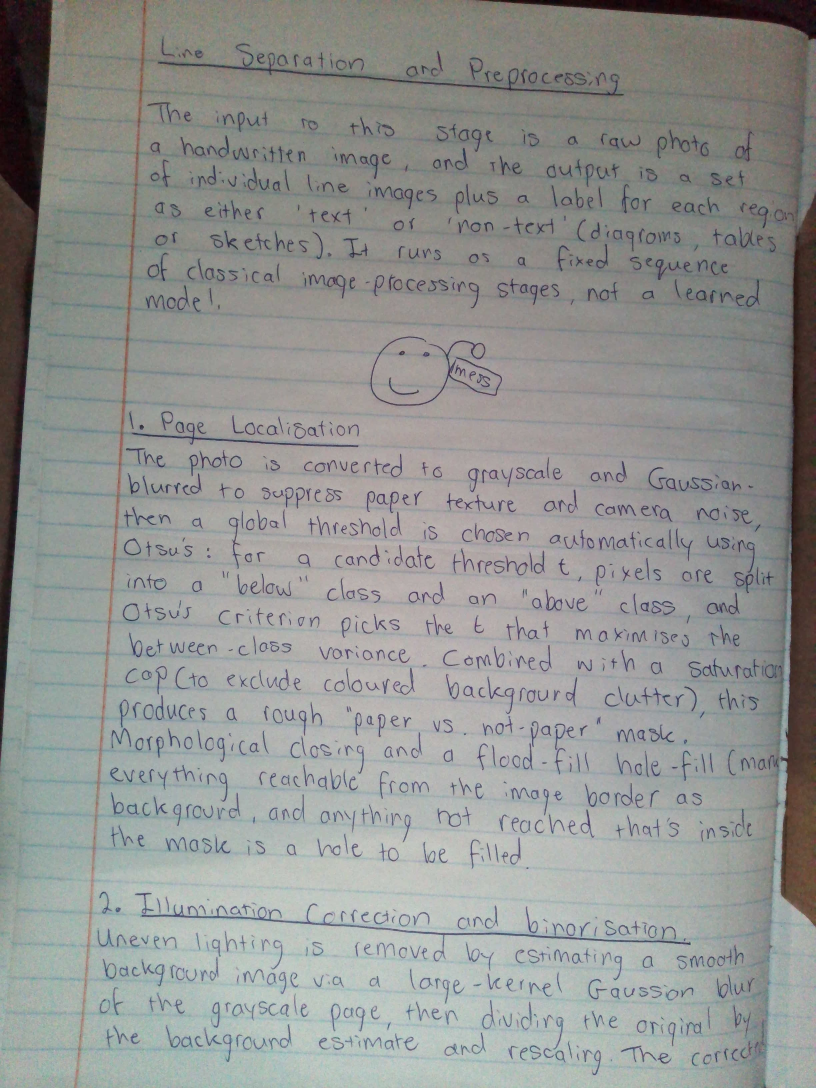
#> input picture Software/CNN/MyHandwriting/pages/page1.jpg, 2448 x 3264 px (shown at 1/3 size)
$ python -i generate_boxes_and_labels.py   (imports and definitions only)
#> lines starting #> are read from the running program, lines starting #| are printed output that depends on the picture; after the words box and inside, x2 and y2 are one past the last pixel; in counts of white or black regions, pixels touching at a corner belong together
"""
Interactive: asks how many author folders to process, then for each page
in those folders generates:
  <author>_<page>_preview.png  -- full page image with numbered red boxes
                                   around each detected handwriting line
  <author>_<page>_labels.txt   -- one line of TEXT per detected line
                                   (same line order as the numbered boxes),
                                   generated using the width-based DP
                                   alignment method (proven on folder 150
                                   at ~89% exact-line match, no LLM, no
                                   handwriting OCR -- see prior discussion)

READ-ONLY against your real dataset -- nothing here overwrites or deletes
any existing _labels.txt in IAMpages671. Output goes to a separate review
folder so you can inspect results before deciding to run this for real
across the dataset.

Standalone: no local imports, only numpy/PIL/pytesseract (need installing,
same as other scripts here).

Usage:
    python generate_boxes_and_labels.py
        (prompts: "How many author folders? ")
    python generate_boxes_and_labels.py --num-folders 10
    python generate_boxes_and_labels.py --num-folders 10 --out my_review_folder
    python generate_boxes_and_labels.py --num-folders 10 --include-150
"""

import argparse
import os
import re
from pathlib import Path

import numpy as np
from PIL import Image, ImageDraw
import pytesseract

if os.name == 'nt':
    pytesseract.pytesseract.tesseract_cmd = r'C:\Program Files\Tesseract-OCR\tesseract.exe'


# =====================================================================
# Shared low-level pieces
# =====================================================================
def OtsuThreshold(grayImg):
    hist, _ = np.histogram(grayImg, bins=256, range=(0, 256))
    total = grayImg.size
    currentMax, bestThresh, sumB, sum1, wB = 0, 0, 0, np.dot(np.arange(256), hist), 0
    for t in range(256):
        wB += hist[t]
        if wB == 0: continue
        wF = total - wB
        if wF == 0: break
        sumB += t * hist[t]
        mB = sumB / wB
        mF = (sum1 - sumB) / wF
        varBetween = wB * wF * ((mB - mF) ** 2)
        if varBetween > currentMax:
            currentMax = varBetween
            bestThresh = t
    return (grayImg < bestThresh).astype(np.uint8) * 255


def LongestRun(boolRow):
    inkCols = np.where(boolRow)[0]
    if len(inkCols) == 0:
        return 0
    gaps = np.where(np.diff(inkCols) > 1)[0]
    starts = np.concatenate(([0], gaps + 1))
    ends = np.concatenate((gaps, [len(inkCols) - 1]))
    return int(np.max(inkCols[ends] - inkCols[starts] + 1))


def ClusterRows(rows, maxGap=5):
    if not rows:
        return []
    clusters, currGroup = [], [rows[0]]
    for i in range(1, len(rows)):
        if rows[i] <= rows[i - 1] + maxGap:
            currGroup.append(rows[i])
        else:
            clusters.append(int(np.mean(currGroup)))
            currGroup = [rows[i]]
    clusters.append(int(np.mean(currGroup)))
    return clusters


def FindRuleLineClusters(binaryImg, rawGrayscaleArray=None):
    h, w = binaryImg.shape
    ruleRows = []
    lineSource = rawGrayscaleArray if rawGrayscaleArray is not None else binaryImg
    for r in range(h):
        if rawGrayscaleArray is not None:
            row = lineSource[r, :] < 225
        else:
            row = lineSource[r, :] > 0
        if not np.any(row): continue
        if LongestRun(row) > w * 0.25 and np.sum(row) > w * 0.10:
            ruleRows.append(r)
    if not ruleRows:
        return []
    return ClusterRows(ruleRows, maxGap=8)


def DetectPageBounds(binaryImg, rawGrayscaleArray=None):
    h, w = binaryImg.shape
    clusters = FindRuleLineClusters(binaryImg, rawGrayscaleArray)
    topCandidates = [c for c in clusters if h * 0.12 < c < h * 0.40]
    botCandidates = [c for c in clusters if h * 0.55 < c < h * 0.92]
    topY = topCandidates[-1] + 8 if topCandidates else int(h * 0.12)
    botY = botCandidates[0] - 8 if botCandidates else int(h * 0.80)
    return topY, botY


def DetectHeaderTopY(binaryImg, rawGrayscaleArray, topY):
    h, _w = binaryImg.shape
    clusters = FindRuleLineClusters(binaryImg, rawGrayscaleArray)
    candidates = [c for c in clusters if h * 0.04 < c < (topY - 8)]
    if candidates:
        return max(candidates) + 8
    return int(h * 0.115)


def ExtractPrintedGroundTruth(rawGrayscaleArray, topY, headerTopY=None):
    h, w = rawGrayscaleArray.shape
    y1 = headerTopY if headerTopY is not None else int(h * 0.115)
    y2 = max(y1 + 10, topY - 8)
    x1 = int(w * 0.06)
    x2 = int(w * 0.94)
    printedRegion = rawGrayscaleArray[y1:y2, x1:x2]
    try:
        rawText = pytesseract.image_to_string(printedRegion, config='--psm 6')
        cleanText = rawText.replace('\n', ' ').strip()
        cleanText = re.sub(r'\bSentence\s+Database\b', ' ', cleanText, flags=re.IGNORECASE)
        cleanText = re.sub(r'\b[A-Z]?\d{2}-\d{3}[a-z]?\b', ' ', cleanText)
        cleanText = cleanText.replace('|', ' ').replace(' j ', ' ')
        words = [w.strip() for w in cleanText.split() if w.strip()]
        return words
    except Exception as e:
        print(f"  [OCR Warning] Could not extract printed text: {e}")
        return []


# [88 lines left out: functions RemoveStraightFormLines, MergeUndersizedFragments, GetRawInkRuns, OtsuThreshold1D, MergeRunsByThreshold, not called in this run]


# =====================================================================
# Approximate per-character widths (for word-width estimation and for
# choosing exactly where to split a word that gets hyphenated across a
# line break)
# =====================================================================
_NARROW = {'i': 0.28, 'j': 0.32, 'l': 0.30, 'f': 0.38, 't': 0.38, 'r': 0.42}
_PUNCT_WIDTHS = {
    '.': 0.28, ',': 0.28, "'": 0.24, '-': 0.35, '"': 0.4,
    '\u2019': 0.24, '\u2018': 0.24, '\u201c': 0.4, '\u201d': 0.4,
    '(': 0.32, ')': 0.32, ';': 0.28, ':': 0.28,
}
_WIDE_LOWER = {'m': 0.92, 'w': 0.88}
_WIDE_UPPER = {'M': 1.0, 'W': 1.0}


# [12 lines left out: function CharWidth, not called in this run]


def WordWidthUnits(word):
    return sum(CharWidth(c) for c in word) if word else 0.0


# [132 lines left out: functions SplitWordByWidthFraction, AlignWordsToLines, not called in this run]


# =====================================================================
# Full page processing: line boxes (preview image) + alignment labels
# =====================================================================
def ProcessPage(imgPath):
#> called with imgPath = 'MyHandwriting/pages/page1.jpg'
    rawImage = Image.open(imgPath)
#> rawImage is the input picture: PIL image 2448x3264 RGB; mean R, G, B 146.2, 148.1, 145.7
    RawGrayscaleArray = np.array(rawImage.convert('L'))
    h, w = RawGrayscaleArray.shape
#> h = 3264; w = 2448

    BinaryInvertedImage = OtsuThreshold(RawGrayscaleArray)
#> in OtsuThreshold, `hist, _ = np.histogram(grayImg, bins=256, range=(0, 256))`: hist = 256 values, max 158267 at index 139, min 0 at index 0, mean 31212
#> in OtsuThreshold, `currentMax, bestThresh, sumB, sum1, wB = 0, 0, 0, np.dot(np.arange(256..`: currentMax = 0; sum1 = 1176593724; wB = 0
#> the loop in OtsuThreshold, `for t in range(256):` made 234 passes
#> (wB, wF, sumB, mB, mF, currentMax) on passes 4 to 15: (12, 7990260, 36, 3, 147.3, 2e+12), (68, 7990204, 260, 3.82, 147.3, 1.12e+13), (186, 7990086, 850, 4.57, 147.3, 3.03e+13), (373, 7989899, 1972, 5.29, 147.3, 6.01e+13), (802, 7989470, 4975, 6.2, 147.3, 1.28e+14), (1407, 7988865, 9815, 6.98, 147.3, 2.21e+14), (3043, 7987229, 24539, 8.06, 147.3, 4.71e+14), (5021, 7985251, 44319, 8.83, 147.3, 7.69e+14), (10671, 7979601, 106469, 9.98, 147.4, 1.61e+15), (15591, 7974681, 165509, 10.62, 147.5, 2.33e+15), (25677, 7964595, 296627, 11.55, 147.7, 3.79e+15), (31621, 7958651, 379843, 12.01, 147.8, 4.64e+15)
#> wB on passes 1 to 3: 0, 0, 0
#> after the loop in OtsuThreshold, `for t in range(256):`: bestThresh = 111; currentMax = 4.58e+16; sumB = 1176593491; wB = 7990272
#> in OtsuThreshold, `return (grayImg < bestThresh).astype(np.uint8) * 255`:
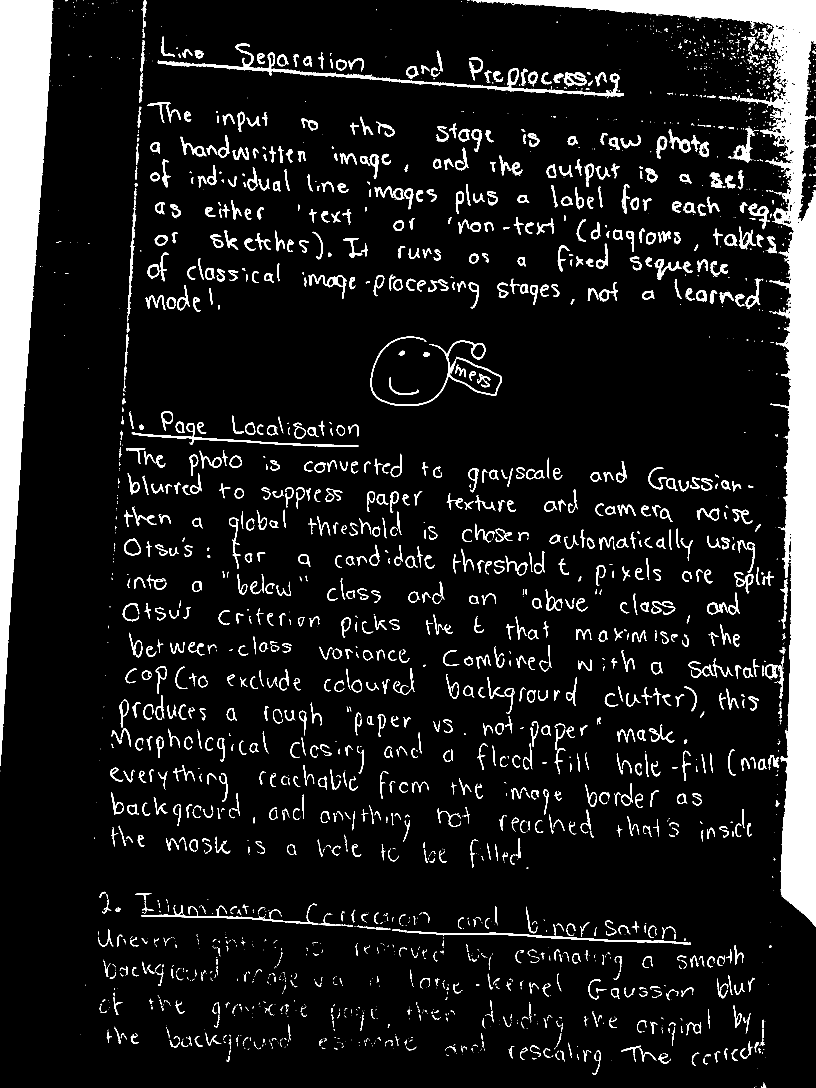
#> returned value: shape (3264, 2448) (shown at 1/3 size); 9.7% white; 3390 white regions (2016 under 20 px), largest, box (x1, y1, x2, y2) and area: (1418, 0, 2448, 2780) 264196, (0, 0, 160, 2298) 183997, (473, 130, 1872, 295) 13039
    topY, botY = DetectPageBounds(BinaryInvertedImage, RawGrayscaleArray)
#> the loop in FindRuleLineClusters, `for r in range(h):` made 3264 passes
#> (starts in LongestRun, ends in LongestRun) on pass 1: ([0], [2447])
    headerTopY = DetectHeaderTopY(BinaryInvertedImage, RawGrayscaleArray, topY)
    printedWords = ExtractPrintedGroundTruth(RawGrayscaleArray, topY, headerTopY)

    HANDWRITING_TOP_MARGIN = 15
    handwritingStartY = min(botY, topY + HANDWRITING_TOP_MARGIN)

    hwRegion = BinaryInvertedImage[handwritingStartY:botY, :].copy()
    regionH, regionW = hwRegion.shape
    hwRegion = RemoveStraightFormLines(hwRegion)

    colInkHeights = np.sum(hwRegion > 0, axis=0)
    vertLineCols = np.where(colInkHeights > regionH * 0.40)[0]
    hwRegion[:, vertLineCols] = 0
    hwRegion[:, :int(w * 0.07)] = 0
    hwRegion[:, int(w * 0.97):] = 0

    rowInkCount = np.sum(hwRegion > 0, axis=1)
    hasInk = rowInkCount > max(10, int(w * 0.006))

    pad1D = np.pad(hasInk, (3, 3), mode='constant')
    smoothedInk = np.zeros_like(hasInk)
    for dy in range(7):
        smoothedInk = np.logical_or(smoothedInk, pad1D[dy:dy + len(hasInk)])

    diff = np.diff(np.concatenate(([0], smoothedInk.astype(np.int8), [0])))
    lineStarts, lineEnds = np.where(diff == 1)[0], np.where(diff == -1)[0]
    rawLines = [(s, e) for s, e in zip(lineStarts, lineEnds) if (e - s) >= 8]

    mergedLines = []
    for line in rawLines:
        if not mergedLines:
            mergedLines.append(line)
        else:
            prevS, prevE = mergedLines[-1]
            currS, currE = line
            if (currS - prevE) < 18:
                mergedLines[-1] = (prevS, currE)
            else:
                mergedLines.append(line)
    mergedLines = MergeUndersizedFragments(mergedLines)

    # Word-run detection, page-calibrated gap threshold.
    perLineRawRuns = []
    allGaps = []
    lineBoxes = []  # (absX1, absY1, absX2, absY2) per line, for the preview
    for (s, e) in mergedLines:
        absY1 = handwritingStartY + max(0, s - 5)
        absY2 = handwritingStartY + min(regionH, e + 5)

        lineBinary = hwRegion[max(0, s - 3):min(regionH, e + 3), :]
        colSum = np.sum(lineBinary > 0, axis=0)
        inkCols = np.where(colSum > 0)[0]
        rawRuns = GetRawInkRuns(inkCols)
        perLineRawRuns.append(rawRuns)
        for i in range(1, len(rawRuns)):
            allGaps.append(rawRuns[i][0] - rawRuns[i - 1][1])

        if len(inkCols) == 0:
            lineBoxes.append(None)
            continue
        absX1 = max(0, inkCols[0] - 8)
        absX2 = min(w, inkCols[-1] + 8)
        lineBoxes.append((absX1, absY1, absX2, absY2))

    wordGapThreshold = OtsuThreshold1D(allGaps) if allGaps else 1

    linesRuns = []
    for rawRuns in perLineRawRuns:
        wordRuns = MergeRunsByThreshold(rawRuns, wordGapThreshold)
        widths = [(r[1] - r[0] + 1) for r in wordRuns]
        linesRuns.append(widths)

    textLines = AlignWordsToLines(linesRuns, printedWords)

    # Build the annotated preview image.
    drawCanvas = rawImage.convert('RGB')
    drawObj = ImageDraw.Draw(drawCanvas)
    drawObj.line([(0, topY), (w, topY)], fill=(0, 0, 255), width=2)
    drawObj.line([(0, handwritingStartY), (w, handwritingStartY)], fill=(0, 200, 255), width=1)
    drawObj.line([(0, botY), (w, botY)], fill=(0, 0, 255), width=2)
    for idx, box in enumerate(lineBoxes):
        if box is None:
            continue
        absX1, absY1, absX2, absY2 = box
        drawObj.rectangle([absX1, absY1, absX2, absY2], outline=(255, 0, 0), width=2)
        drawObj.text((absX1, max(0, absY1 - 14)), str(idx), fill=(0, 128, 0))

    return drawCanvas, textLines


# =====================================================================
# Driver: ask how many author folders, process that many, save outputs
# =====================================================================
SCRIPT_DIR = Path(__file__).resolve().parent
DEFAULT_DATA_DIR = SCRIPT_DIR.parents[1] / "Data" / "Datasets" / "IAMpages671" / "data"
DEFAULT_OUT_DIR = SCRIPT_DIR / "NOGIT" / "generated_boxes_and_labels"


# [69 lines left out: function main, not called in this run]


# [2 lines not run here, left out]

#> (the run stopped early here; a loop or call above may not have finished)
